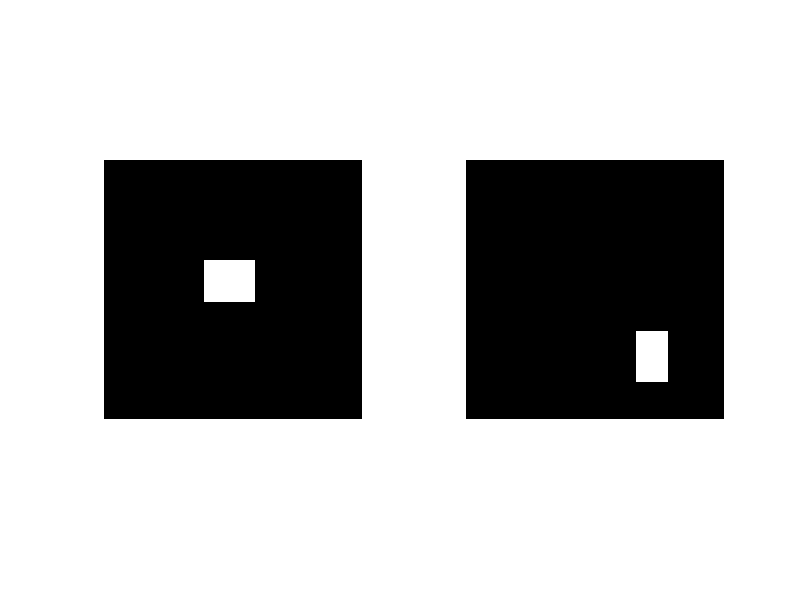

This chart was generated by the following MATLAB code: (Note: this script raises an error after producing the figure.)

close all;
clear all;
clc

ref = zeros(256);
ref(100:140,100:150) = 1;
A = zeros(256);
A(170:220,170:200) = 1;
figure
subplot(1,2,1)
imshow(ref);
subplot(1,2,2)
imshow(A)
sim_ssim = ssim(A,ref);
sim_cross = normxcorr2(ref,A);
figure, surf(sim_cross), shading flat
sim_psnr = psnr(A,ref);
sim_immse = immse(A, ref);